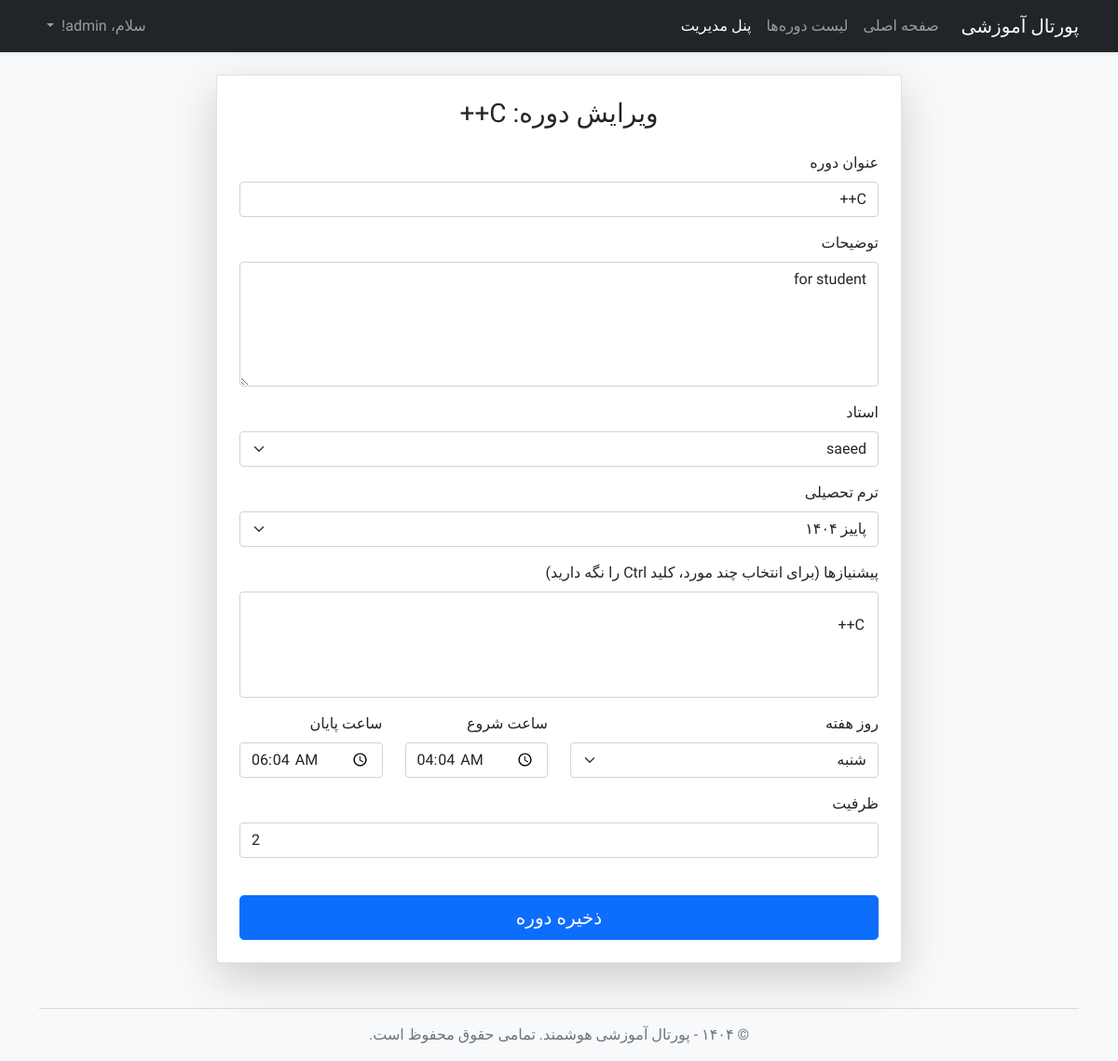
Screenshot of /course/1/edit (signed in) with the database file from the repository.
### app/models.py (models this page shows, shortened)
class User(UserMixin, db.Model):
    id = db.Column(db.Integer, primary_key=True)
    username = db.Column(db.String(64), index=True, unique=True, nullable=False)
    email = db.Column(db.String(120), index=True, unique=True, nullable=False)
    password_hash = db.Column(db.String(128))
    role = db.Column(db.String(20), nullable=False, default='student')
    enrollments = db.relationship('Enrollment', backref='student', lazy='dynamic', foreign_keys='Enrollment.user_id')
    taught_courses = db.relationship('Course', backref='instructor', lazy='dynamic',
                                     foreign_keys='Course.instructor_id')
    def __repr__(self):
        return f'<User {self.username}>'

class Course(db.Model):
    id = db.Column(db.Integer, primary_key=True)
    title = db.Column(db.String(140), nullable=False)
    description = db.Column(db.Text)
    credits = db.Column(db.Integer, nullable=False, default=3)
    day_of_week = db.Column(db.String(20), nullable=False)
    start_time = db.Column(db.Time, nullable=False)
    end_time = db.Column(db.Time, nullable=False)
    capacity = db.Column(db.Integer, default=20)
    instructor_id = db.Column(db.Integer, db.ForeignKey('user.id'))
    term_id = db.Column(db.Integer, db.ForeignKey('term.id'), nullable=False)
    enrollments = db.relationship('Enrollment', backref='course', lazy='dynamic', foreign_keys='Enrollment.course_id')
    prereqs = db.relationship(
        'Course', secondary=prerequisites,
        primaryjoin=(prerequisites.c.course_id == id),
        secondaryjoin=(prerequisites.c.prerequisite_id == id),
        backref=db.backref('is_prereq_for', lazy='dynamic'),
        lazy='dynamic'
    )

### app/routes.py (the view)
@app.route('/course/<int:course_id>/edit', methods=['GET', 'POST'])
@login_required
def edit_course(course_id):
    course = Course.query.get_or_404(course_id)
    if current_user.role != 'admin' and course.instructor_id != current_user.id:
        abort(403)
    form = CourseForm(obj=course)
    if form.validate_on_submit():
        form.populate_obj(course)
        course.prereqs = form.prereqs.data
        db.session.commit()
        flash('دوره با موفقیت به‌روزرسانی شد!', 'success')
        return redirect(url_for('manage_courses'))
    elif request.method == 'GET':
        form.prereqs.data = course.prereqs.all()
    return render_template('course_form.html', title='ویرایش دوره', form=form, legend=f'ویرایش دوره: {course.title}')

### app/forms.py
class CourseForm(FlaskForm):
    title = StringField('عنوان دوره', validators=[DataRequired()])
    description = TextAreaField('توضیحات', validators=[DataRequired()])
    instructor = QuerySelectField('استاد', query_factory=instructor_query, get_label='username', allow_blank=False)
    term = QuerySelectField('ترم تحصیلی', query_factory=term_query, get_label='name', allow_blank=False)
    prereqs = QuerySelectMultipleField(
        'پیشنیازها (برای انتخاب چند مورد، کلید Ctrl را نگه دارید)',
        query_factory=course_query,
        get_label='title',
        allow_blank=True
    )
    day_of_week = SelectField('روز هفته', choices=[
        ('Saturday', 'شنبه'), ('Sunday', 'یکشنبه'), ('Monday', 'دوشنبه'),
        ('Tuesday', 'سه‌شنبه'), ('Wednesday', 'چهارشنبه'), ('Thursday', 'پنج‌شنبه'), ('Friday', 'جمعه')
    ], validators=[DataRequired()])
    start_time = TimeField('ساعت شروع', validators=[DataRequired()])
    end_time = TimeField('ساعت پایان', validators=[DataRequired()])
    capacity = IntegerField('ظرفیت', validators=[DataRequired()])
    submit = SubmitField('ذخیره دوره')

### app/forms.py (called while the page is built)
def instructor_query():
    return User.query.filter_by(role='instructor').order_by(User.username)

def term_query():
    return Term.query.order_by(Term.name.desc())

def course_query():
    return Course.query.order_by(Course.title)

### app/models.py (called while the page is built)
@login.user_loader
def load_user(id):
    return User.query.get(int(id))

    def __repr__(self):
        return f'<Term {self.name}>'

### app/templates/course_form.html (shortened to what this page needs)
{% extends "base.html" %}
{% block content %}
<div class="row justify-content-center">
    <div class="col-md-8">
        <div class="card shadow-lg">
            <div class="card-body p-4">
                <h3 class="card-title text-center mb-4">{{ legend }}</h3>
                <form method="POST" action="" novalidate>
                    <fieldset class="form-group">
                        <div class="mb-3">
                            <label for="title" class="form-label">عنوان دوره</label>
                            {{ form.title(class="form-control", id="title") }}
                        </div>
                        <div class="mb-3">
                            <label for="description" class="form-label">توضیحات</label>
                            {{ form.description(class="form-control", rows=5, id="description") }}
                        </div>
                        <div class="mb-3">
                            <label for="instructor" class="form-label">استاد</label>
                            {{ form.instructor(class="form-select", id="instructor") }}
                        </div>
                        <div class="mb-3">
                            <label for="term" class="form-label">ترم تحصیلی</label>
                            {{ form.term(class="form-select", id="term") }}
                        </div>
                        <div class="mb-3">
                            <label for="prereqs" class="form-label">پیشنیازها (برای انتخاب چند مورد، کلید Ctrl را نگه دارید)</label>
                            {{ form.prereqs(class="form-select", id="prereqs", size=5) }}
                        </div>
                        <div class="row">
                            <div class="col-md-6 mb-3">
                                <label for="day_of_week" class="form-label">روز هفته</label>
                                {{ form.day_of_week(class="form-select", id="day_of_week") }}
                            </div>
                            <div class="col-md-3 mb-3">
                                <label for="start_time" class="form-label">ساعت شروع</label>
                                {{ form.start_time(class="form-control", id="start_time") }}
                            </div>
                            <div class="col-md-3 mb-3">
                                <label for="end_time" class="form-label">ساعت پایان</label>
                                {{ form.end_time(class="form-control", id="end_time") }}
                            </div>
                        </div>
                        <div class="mb-3">
                            <label for="capacity" class="form-label">ظرفیت</label>
                            {{ form.capacity(class="form-control", id="capacity") }}
                        </div>
                    </fieldset>
                    <div class="d-grid mt-4">
                        {{ form.submit(class="btn btn-primary btn-lg", value="ذخیره دوره") }}
                    </div>
                </form>
            </div>
        </div>
    </div>
</div>
{% endblock %}

### app/templates/base.html (shortened to what this page needs)
<!doctype html>
<html lang="fa" dir="rtl">
<head>
    <link href="https://cdn.jsdelivr.net/npm/bootstrap@5.1.3/dist/css/bootstrap.rtl.min.css" rel="stylesheet">
    <link rel="stylesheet" href="{{ url_for('static', filename='css/style.css') }}">
</head>
<body class="bg-light">
    <nav class="navbar navbar-expand-lg navbar-dark bg-dark shadow-sm">
        <div class="container">
            <a class="navbar-brand" href="{{ url_for('home') }}">پورتال آموزشی</a>
            <div class="collapse navbar-collapse" id="navbarNav">
                <ul class="navbar-nav me-auto mb-2 mb-lg-0">
                    <li class="nav-item">
                        <a class="nav-link" href="{{ url_for('home') }}">صفحه اصلی</a>
                    </li>
                    <li class="nav-item">
                        <a class="nav-link" href="{{ url_for('courses') }}">لیست دوره‌ها</a>
                    </li>
                    {% if current_user.is_authenticated %}
                        <li class="nav-item">
                            <a class="nav-link active" href="{{ url_for('my_dashboard') }}">
                                {% if current_user.role == 'student' %}
                                    داشبورد من
                                {% else %}
                                    پنل مدیریت
                                {% endif %}
                            </a>
                        </li>
                    {% endif %}
                </ul>
                <ul class="navbar-nav ms-auto">
                    {% if current_user.is_anonymous %}
                    <li class="nav-item">
                        <a class="nav-link" href="{{ url_for('login') }}">ورود</a>
                    </li>
                    <li class="nav-item">
                        <a class="nav-link btn btn-primary btn-sm text-white" href="{{ url_for('register') }}">ثبت‌نام</a>
                    </li>
                    {% else %}
                    <li class="nav-item dropdown">
                        <a class="nav-link dropdown-toggle" href="#" id="navbarDropdown" role="button" data-bs-toggle="dropdown">
                            سلام، {{ current_user.username }}!
                        </a>
                    </li>
                    {% endif %}
                </ul>
            </div>
        </div>
    </nav>
    <main class="container mt-4">
        {% block content %}{% endblock %}
    </main>
    <footer class="container text-center mt-5 mb-3 text-muted">
        <hr>
        <p>&copy; ۱۴۰۴ - پورتال آموزشی هوشمند. تمامی حقوق محفوظ است.</p>
    </footer>
</body>
</html>

### app/static/css/style.css (style rules this page uses)
body { font-family: 'Vazirmatn', sans-serif; font-weight: 400; }
.form-label { font-weight: 500; }

### rows the page displays
User: username "admin"
Course: title "C++", description "for student", instructor "saeed", term "پاییز ۱۴۰۴", day_of_week "شنبه", start_time "04:04", end_time "06:04", capacity "2"

### other values shown
{{ legend }} "ویرایش دوره: C++"
